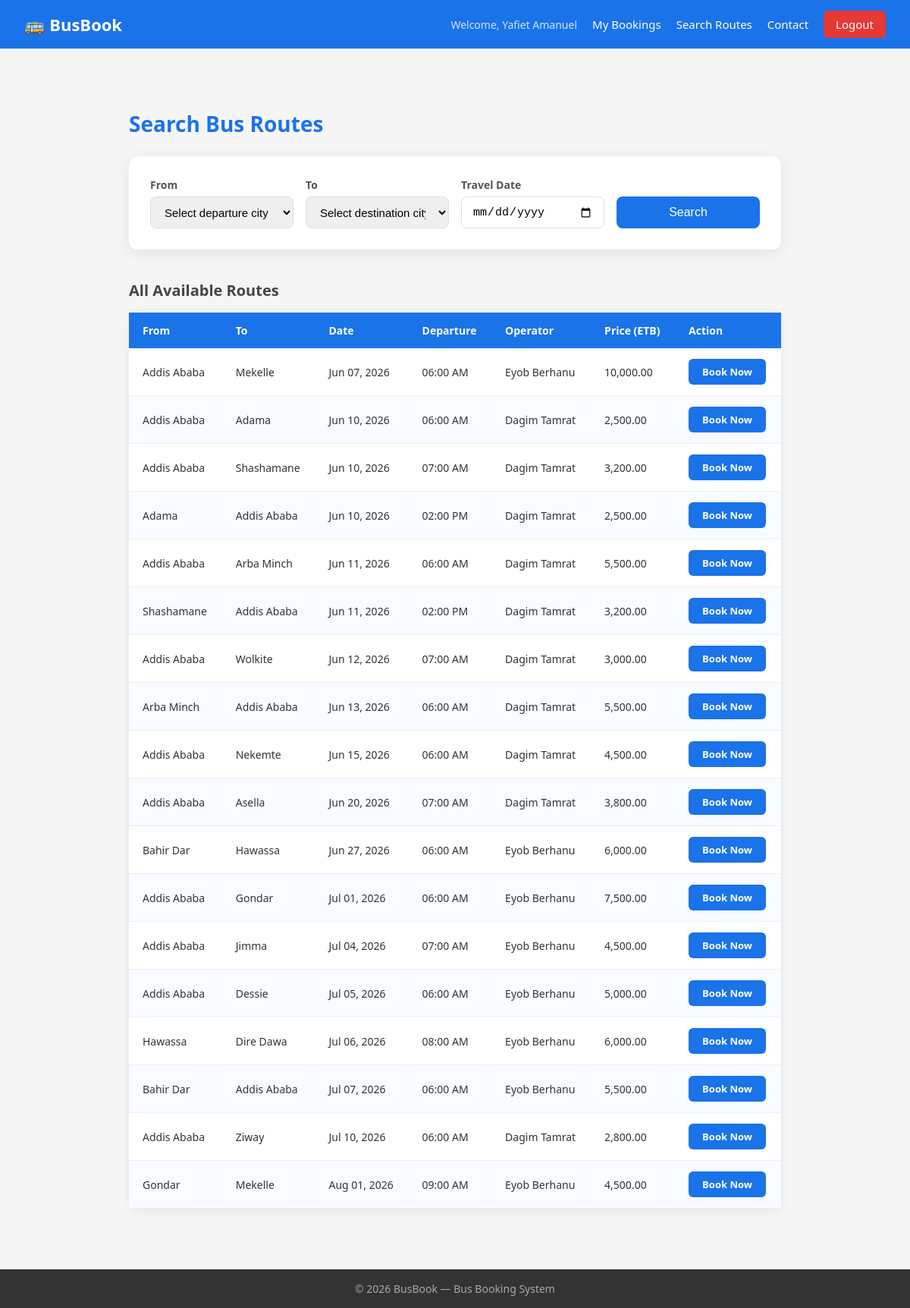
Screenshot of /public/index.php?page=search (signed in) with the database file from the repository.
### tables this page shows
CREATE TABLE `routes` (
  `id` int(11) NOT NULL,
  `from_city` varchar(100) NOT NULL,
  `to_city` varchar(100) NOT NULL,
  `departure_time` datetime NOT NULL,
  `price` decimal(10,2) NOT NULL,
  `operator_id` int(11) NOT NULL,
  `approval_status` enum('pending','approved','rejected') NOT NULL DEFAULT 'pending',
  `bus_id` int(11) DEFAULT NULL,
  `created_at` timestamp NOT NULL DEFAULT current_timestamp()
);

CREATE TABLE `users` (
  `id` int(11) NOT NULL,
  `full_name` varchar(100) NOT NULL,
  `email` varchar(100) NOT NULL,
  `password` varchar(255) NOT NULL,
  `role` enum('passenger','operator','admin') NOT NULL DEFAULT 'passenger',
  `status` enum('active','suspended') NOT NULL DEFAULT 'active',
  `created_at` timestamp NOT NULL DEFAULT current_timestamp()
);

### core/Controller.php (called while the page is built, shortened)
<?php
class Controller {
    protected function render($view, $data = []) {
        extract($data);
        $viewPath = __DIR__ . '/../app/views/' . $view . '.php';
        require_once __DIR__ . '/../app/views/layouts/header.php';
        require        $viewPath;
        require_once __DIR__ . '/../app/views/layouts/footer.php';
    }
}

### app/controllers/RouteController.php (called while the page is built, shortened)
<?php
class RouteController extends Controller {
    private $routeModel;
    public function __construct() {
        require_once __DIR__ . '/../models/Route.php';
        $this->routeModel = new Route();
    }
    public function showSearch() {
        $cities = $this->routeModel->getCities();
        $allRoutes = $this->routeModel->getUpcomingRoutes();
        $this->render('passenger/search', [
            'cities'    => $cities,
            'allRoutes' => $allRoutes,
            'results'   => [],
            'searched'  => false
        ]);
    }
}

### public/index.php (called while the page is built, shortened)
<?php
require_once __DIR__ . '/../core/Database.php';
require_once __DIR__ . '/../core/Controller.php';
$router = new Router();
$router->get('home',      'AuthController', 'showHome');
$router->get('login',     'AuthController', 'showLogin');
$router->get('register',  'AuthController', 'showRegister');
$router->get('logout',    'AuthController', 'logout');
$router->post('login',    'AuthController', 'login');
$router->post('register', 'AuthController', 'register');
$router->get('contact',  'ContactController', 'showContact');
$router->post('contact', 'ContactController', 'handleContact');
$router->get('admin-messages', 'AdminController', 'manageMessages');
$router->get('search',          'RouteController',  'showSearch');
$router->post('search',         'RouteController',  'handleSearch');
$router->get('seats',           'BookingController', 'showSeats');
$router->post('book',           'BookingController', 'handleBooking');
$router->get('dashboard',       'BookingController', 'passengerDashboard');
$router->get('dismiss-pending', 'BookingController', 'dismissPending');
$router->post('cancel-booking', 'BookingController', 'cancelBooking');
$router->get('operator',        'OperatorController', 'dashboard');
$router->get('operator-add',    'OperatorController', 'showAddRoute');
$router->post('operator-add',   'OperatorController', 'handleAddRoute');
$router->get('operator-delete', 'OperatorController', 'deleteRoute');
$router->get('admin',               'AdminController', 'dashboard');
$router->get('admin-users',         'AdminController', 'manageUsers');
$router->get('admin-suspend',       'AdminController', 'suspendUser');
$router->get('admin-activate',      'AdminController', 'activateUser');
$router->get('admin-routes',        'AdminController', 'manageRoutes');
$router->get('admin-approve-route', 'AdminController', 'approveRoute');
$router->get('admin-reject-route',  'AdminController', 'rejectRoute');
$router->get('admin-delete-route',  'AdminController', 'deleteRoute');
$router->get('admin-add-operator',  'AdminController', 'showAddOperator');
$router->post('admin-add-operator', 'AdminController', 'handleAddOperator');
$router->dispatch();

### core/Database.php (called while the page is built, shortened)
<?php
class Database {
    private static $instance = null;
    private $connection;
    private function __construct() {
        $this->connection = new mysqli(DB_HOST, DB_USER, DB_PASS, DB_NAME, DB_PORT);
        $this->connection->set_charset('utf8mb4');
    }
    public static function getInstance() {
        if (self::$instance === null) {
            self::$instance = new Database();
        }
        return self::$instance;
    }
    public function getConnection() {
        return $this->connection;
    }
}

### app/models/Route.php (called while the page is built, shortened)
<?php
class Route {
    private $db;
    public function __construct() {
        $this->db = Database::getInstance()->getConnection();
    }
    public function getUpcomingRoutes() {
        $result = $this->db->query("
            SELECT r.*, u.full_name AS operator_name
            FROM routes r
            JOIN users u ON r.operator_id = u.id
            WHERE r.departure_time  >= NOW()
            AND   r.approval_status  = 'approved'
            ORDER BY r.departure_time ASC
        ");
        return $result->fetch_all(MYSQLI_ASSOC);
    }
}

### app/views/passenger/search.php (the view, shortened to what this page needs)
<?php
$allRoutes = $allRoutes ?? [];
$searched  = $searched  ?? false;
$results   = $results   ?? [];
$fromCity  = $fromCity  ?? '';
$toCity    = $toCity    ?? '';
$date      = $date      ?? '';
?>
<div class="search-container">
    <h2>Search Bus Routes</h2>
    <div class="search-box">
        <form action="/bus-booking/public/index.php?page=search" method="POST">
            <div class="search-row">
                <div class="form-group">
                    <label for="from_city">From</label>
                    <select name="from_city" id="from_city" required>
                        <option value="">Select departure city</option>
                    </select>
                </div>
                <div class="form-group">
                    <label for="to_city">To</label>
                    <select name="to_city" id="to_city" required>
                        <option value="">Select destination city</option>
                    </select>
                </div>
                <div class="form-group">
                    <label for="date">Travel Date</label>
                    <input type="date" id="date" name="date"
                           value="<?php echo htmlspecialchars($date); ?>"
                           required>
                </div>
                <div class="form-group">
                    <label>&nbsp;</label>
                    <button type="submit" class="btn-primary btn-search">Search</button>
                </div>
            </div>
        </form>
    </div>
    <?php if ($searched): ?>
        <div class="results-section">
            <h3>
                <?php if (count($results) > 0): ?>
                    <?php echo count($results); ?> route(s) found from
                    <?php echo htmlspecialchars($fromCity); ?> to
                    <?php echo htmlspecialchars($toCity); ?>
                <?php else: ?>
                    No routes found for this search.
                <?php endif; ?>
            </h3>
            <?php foreach ($results as $route): ?>
                <div class="route-card">
                    <div class="route-info">
                        <div class="route-cities">
                            <span class="city-from">
                                <?php echo htmlspecialchars($route['from_city']); ?>
                            </span>
                            <span class="route-arrow">→</span>
                            <span class="city-to">
                                <?php echo htmlspecialchars($route['to_city']); ?>
                            </span>
                        </div>
                        <div class="route-details">
                            <span>🕐 <?php echo date('h:i A', strtotime($route['departure_time'])); ?></span>
                            <span>🚌 <?php echo htmlspecialchars($route['operator_name']); ?></span>
                            <span>📅 <?php echo date('M d, Y', strtotime($route['departure_time'])); ?></span>
                        </div>
                    </div>
                    <div class="route-price">
                        <span class="price">
                            ETB <?php echo number_format($route['price'], 2); ?>
                        </span>
                        <a href="/bus-booking/public/index.php?page=seats&route_id=<?php echo $route['id']; ?>"
                           class="btn-primary">
                            Select Seats
                        </a>
                    </div>
                </div>
            <?php endforeach; ?>
        </div>
    <?php else: ?>
        <div class="default-routes">
            <h3>All Available Routes</h3>
            <?php if (count($allRoutes) > 0): ?>
                <table class="routes-table">
                    <thead>
                        <tr>
                            <th>From</th>
                            <th>To</th>
                            <th>Date</th>
                            <th>Departure</th>
                            <th>Operator</th>
                            <th>Price (ETB)</th>
                            <th>Action</th>
                        </tr>
                    </thead>
                    <tbody>
                        <?php foreach ($allRoutes as $route): ?>
                            <tr>
                                <td><?php echo htmlspecialchars($route['from_city']); ?></td>
                                <td><?php echo htmlspecialchars($route['to_city']); ?></td>
                                <td><?php echo date('M d, Y', strtotime($route['departure_time'])); ?></td>
                                <td><?php echo date('h:i A', strtotime($route['departure_time'])); ?></td>
                                <td><?php echo htmlspecialchars($route['operator_name']); ?></td>
                                <td><?php echo number_format($route['price'], 2); ?></td>
                                <td>
                                    <a href="/bus-booking/public/index.php?page=seats&route_id=<?php echo $route['id']; ?>"
                                       class="btn-book">
                                        Book Now
                                    </a>
                                </td>
                            </tr>
                        <?php endforeach; ?>
                    </tbody>
                </table>
            <?php else: ?>
                <p class="no-routes">No upcoming routes available at the moment.</p>
            <?php endif; ?>
        </div>
    <?php endif; ?>
</div>

### public/css/style.css (style rules this page uses)
* { margin: 0; padding: 0; box-sizing: border-box; }
body { font-family: "Segoe UI", Tahoma, Geneva, Verdana, sans-serif; background-color: #f5f5f5; color: #333; }
.btn-primary { background-color: #1a73e8; color: white; padding: 12px 28px; border: none; border-radius: 8px; font-size: 16px; cursor: pointer; text-decoration: none; display: inline-block; }
.form-group { margin-bottom: 18px; }
.form-group label { display: block; margin-bottom: 6px; font-weight: 600; font-size: 14px; color: #555; }
.form-group input { width: 100%; padding: 10px 14px; border: 1px solid #ddd; border-radius: 8px; font-size: 15px; outline: none; transition: border 0.2s; }
.search-container { max-width: 900px; margin: 0 auto; padding: 40px 20px; }
.search-container h2 { margin-bottom: 24px; color: #1a73e8; font-size: 28px; }
.search-box { background: white; padding: 28px; border-radius: 12px; box-shadow: 0 4px 20px rgba(0, 0, 0, 0.08); margin-bottom: 40px; }
.search-row { display: flex; gap: 16px; align-items: flex-end; flex-wrap: nowrap; }
.search-row .form-group { flex: 1; margin-bottom: 0; }
.search-row select, .search-row input[type="date"] { width: 100%; padding: 10px 14px; border: 1px solid #ddd; border-radius: 8px; font-size: 15px; outline: none; height: 42px; }
.btn-search { width: 100%; padding: 11px; height: 42px; }
.default-routes { margin-top: 10px; }
.default-routes h3 { margin-bottom: 16px; color: #444; font-size: 20px; font-weight: 600; }
.routes-table { width: 100%; border-collapse: collapse; background: white; border-radius: 12px; box-shadow: 0 2px 12px rgba(0, 0, 0, 0.07); font-size: 14px; }
.routes-table thead tr { background-color: #1a73e8; color: white; }
.routes-table thead th { padding: 14px 18px; text-align: left; font-weight: 600; font-size: 14px; color: white; }
.routes-table tbody tr { border-bottom: 1px solid #eeeeee; background-color: white; }
.routes-table tbody tr:nth-child(even) { background-color: #f8fbff; }
.routes-table tbody td { padding: 14px 18px; color: #333; white-space: nowrap; }
.btn-book { background-color: #1a73e8; color: white; padding: 8px 18px; border-radius: 6px; text-decoration: none; font-size: 13px; font-weight: 600; display: inline-block; }

### rows the page displays
routes: from_city "Addis Ababa", to_city "Mekelle", departure_time "Jun 07, 2026", departure_time "06:00 AM", operator.full_name "Eyob Berhanu", price "10,000.00"
routes: from_city "Addis Ababa", to_city "Adama", departure_time "Jun 10, 2026", departure_time "06:00 AM", operator.full_name "Dagim Tamrat", price "2,500.00"
routes: from_city "Addis Ababa", to_city "Shashamane", departure_time "Jun 10, 2026", departure_time "07:00 AM", operator.full_name "Dagim Tamrat", price "3,200.00"
routes: from_city "Adama", to_city "Addis Ababa", departure_time "Jun 10, 2026", departure_time "02:00 PM", operator.full_name "Dagim Tamrat", price "2,500.00"
routes: from_city "Addis Ababa", to_city "Arba Minch", departure_time "Jun 11, 2026", departure_time "06:00 AM", operator.full_name "Dagim Tamrat", price "5,500.00"
routes: from_city "Shashamane", to_city "Addis Ababa", departure_time "Jun 11, 2026", departure_time "02:00 PM", operator.full_name "Dagim Tamrat", price "3,200.00"
routes: from_city "Addis Ababa", to_city "Wolkite", departure_time "Jun 12, 2026", departure_time "07:00 AM", operator.full_name "Dagim Tamrat", price "3,000.00"
routes: from_city "Arba Minch", to_city "Addis Ababa", departure_time "Jun 13, 2026", departure_time "06:00 AM", operator.full_name "Dagim Tamrat", price "5,500.00"
routes: from_city "Addis Ababa", to_city "Nekemte", departure_time "Jun 15, 2026", departure_time "06:00 AM", operator.full_name "Dagim Tamrat", price "4,500.00"
routes: from_city "Addis Ababa", to_city "Asella", departure_time "Jun 20, 2026", departure_time "07:00 AM", operator.full_name "Dagim Tamrat", price "3,800.00"
routes: from_city "Bahir Dar", to_city "Hawassa", departure_time "Jun 27, 2026", departure_time "06:00 AM", operator.full_name "Eyob Berhanu", price "6,000.00"
routes: from_city "Addis Ababa", to_city "Gondar", departure_time "Jul 01, 2026", departure_time "06:00 AM", operator.full_name "Eyob Berhanu", price "7,500.00"
routes: from_city "Addis Ababa", to_city "Jimma", departure_time "Jul 04, 2026", departure_time "07:00 AM", operator.full_name "Eyob Berhanu", price "4,500.00"
routes: from_city "Addis Ababa", to_city "Dessie", departure_time "Jul 05, 2026", departure_time "06:00 AM", operator.full_name "Eyob Berhanu", price "5,000.00"
routes: from_city "Hawassa", to_city "Dire Dawa", departure_time "Jul 06, 2026", departure_time "08:00 AM", operator.full_name "Eyob Berhanu", price "6,000.00"
routes: from_city "Bahir Dar", to_city "Addis Ababa", departure_time "Jul 07, 2026", departure_time "06:00 AM", operator.full_name "Eyob Berhanu", price "5,500.00"
routes: from_city "Addis Ababa", to_city "Ziway", departure_time "Jul 10, 2026", departure_time "06:00 AM", operator.full_name "Dagim Tamrat", price "2,800.00"
routes: from_city "Gondar", to_city "Mekelle", departure_time "Aug 01, 2026", departure_time "09:00 AM", operator.full_name "Eyob Berhanu", price "4,500.00"

### other values shown
$_SESSION['full_name'] "Yafiet Amanuel"
